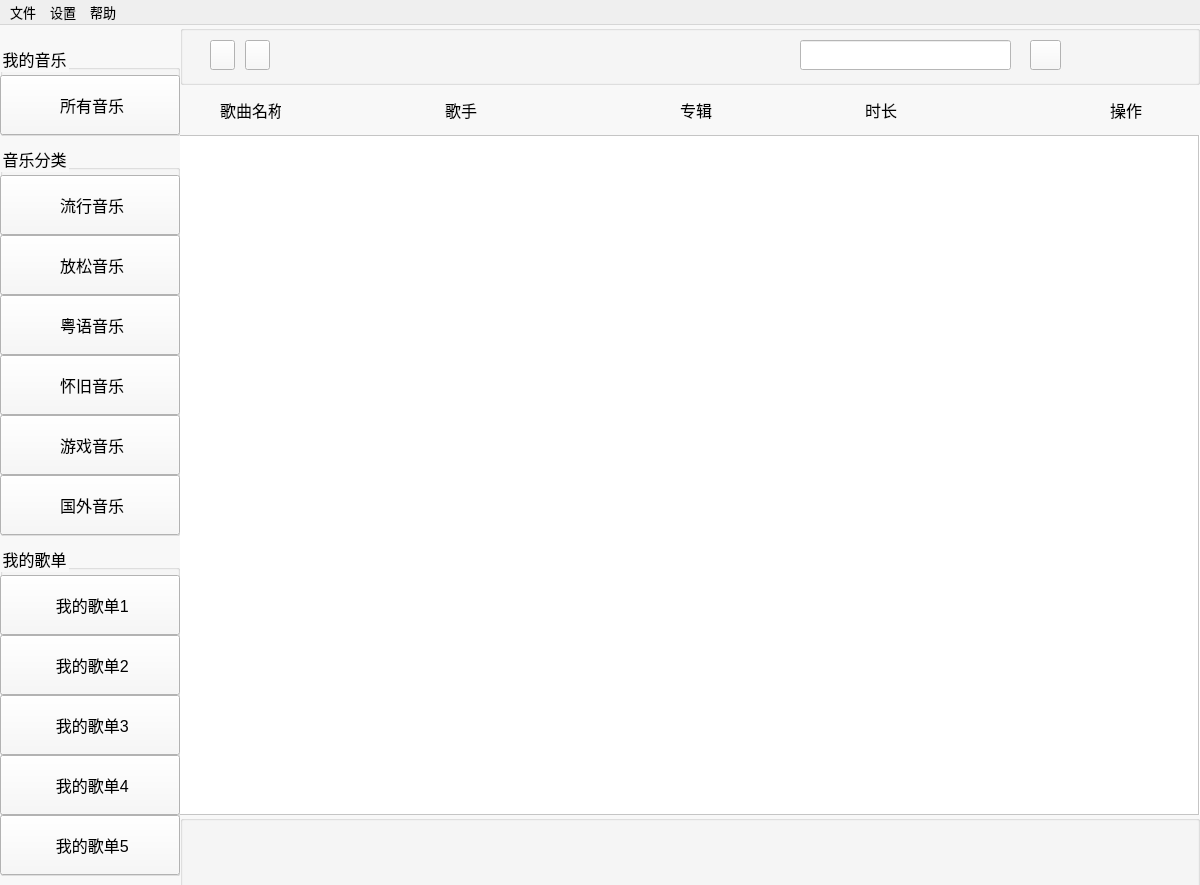
<?xml version="1.0" encoding="UTF-8"?>
<ui version="4.0">
 <class>MainWindow</class>
 <widget class="QMainWindow" name="MainWindow">
  <property name="geometry">
   <rect>
    <x>0</x>
    <y>0</y>
    <width>1200</width>
    <height>885</height>
   </rect>
  </property>
  <property name="font">
   <font>
    <pointsize>9</pointsize>
   </font>
  </property>
  <property name="windowTitle">
   <string>MainWindow</string>
  </property>
  <property name="styleSheet">
   <string notr="true"/>
  </property>
  <widget class="QWidget" name="centralwidget">
   <property name="styleSheet">
    <string notr="true">background-color: rgba(248, 248, 248, 248);</string>
   </property>
   <widget class="QGroupBox" name="groupBox">
    <property name="geometry">
     <rect>
      <x>0</x>
      <y>120</y>
      <width>180</width>
      <height>391</height>
     </rect>
    </property>
    <property name="font">
     <font>
      <pointsize>12</pointsize>
     </font>
    </property>
    <property name="title">
     <string>音乐分类</string>
    </property>
    <widget class="QPushButton" name="pushButton">
     <property name="geometry">
      <rect>
       <x>0</x>
       <y>30</y>
       <width>180</width>
       <height>60</height>
      </rect>
     </property>
     <property name="font">
      <font>
       <pointsize>12</pointsize>
      </font>
     </property>
     <property name="styleSheet">
      <string notr="true"/>
     </property>
     <property name="text">
      <string> 流行音乐</string>
     </property>
     <property name="icon">
      <iconset resource="res.qrc">
       <normaloff>:/image/s2.png</normaloff>:/image/s2.png</iconset>
     </property>
    </widget>
    <widget class="QPushButton" name="pushButton_2">
     <property name="geometry">
      <rect>
       <x>0</x>
       <y>90</y>
       <width>180</width>
       <height>60</height>
      </rect>
     </property>
     <property name="font">
      <font>
       <pointsize>12</pointsize>
      </font>
     </property>
     <property name="styleSheet">
      <string notr="true"/>
     </property>
     <property name="text">
      <string> 放松音乐</string>
     </property>
     <property name="icon">
      <iconset resource="res.qrc">
       <normaloff>:/image/s2.png</normaloff>:/image/s2.png</iconset>
     </property>
    </widget>
    <widget class="QPushButton" name="pushButton_3">
     <property name="geometry">
      <rect>
       <x>0</x>
       <y>150</y>
       <width>180</width>
       <height>60</height>
      </rect>
     </property>
     <property name="font">
      <font>
       <pointsize>12</pointsize>
      </font>
     </property>
     <property name="styleSheet">
      <string notr="true"/>
     </property>
     <property name="text">
      <string> 粤语音乐</string>
     </property>
     <property name="icon">
      <iconset resource="res.qrc">
       <normaloff>:/image/s2.png</normaloff>:/image/s2.png</iconset>
     </property>
    </widget>
    <widget class="QPushButton" name="pushButton_4">
     <property name="geometry">
      <rect>
       <x>0</x>
       <y>210</y>
       <width>180</width>
       <height>60</height>
      </rect>
     </property>
     <property name="font">
      <font>
       <pointsize>12</pointsize>
      </font>
     </property>
     <property name="styleSheet">
      <string notr="true"/>
     </property>
     <property name="text">
      <string> 怀旧音乐</string>
     </property>
     <property name="icon">
      <iconset resource="res.qrc">
       <normaloff>:/image/s2.png</normaloff>:/image/s2.png</iconset>
     </property>
    </widget>
    <widget class="QPushButton" name="pushButton_5">
     <property name="geometry">
      <rect>
       <x>0</x>
       <y>270</y>
       <width>180</width>
       <height>60</height>
      </rect>
     </property>
     <property name="font">
      <font>
       <pointsize>12</pointsize>
      </font>
     </property>
     <property name="styleSheet">
      <string notr="true"/>
     </property>
     <property name="text">
      <string> 游戏音乐</string>
     </property>
     <property name="icon">
      <iconset resource="res.qrc">
       <normaloff>:/image/s2.png</normaloff>:/image/s2.png</iconset>
     </property>
    </widget>
    <widget class="QPushButton" name="pushButton_6">
     <property name="geometry">
      <rect>
       <x>0</x>
       <y>330</y>
       <width>180</width>
       <height>60</height>
      </rect>
     </property>
     <property name="font">
      <font>
       <pointsize>12</pointsize>
      </font>
     </property>
     <property name="styleSheet">
      <string notr="true"/>
     </property>
     <property name="text">
      <string> 国外音乐</string>
     </property>
     <property name="icon">
      <iconset resource="res.qrc">
       <normaloff>:/image/s2.png</normaloff>:/image/s2.png</iconset>
     </property>
    </widget>
   </widget>
   <widget class="QGroupBox" name="groupBox_2">
    <property name="geometry">
     <rect>
      <x>0</x>
      <y>20</y>
      <width>180</width>
      <height>91</height>
     </rect>
    </property>
    <property name="font">
     <font>
      <pointsize>12</pointsize>
     </font>
    </property>
    <property name="title">
     <string>我的音乐</string>
    </property>
    <widget class="QPushButton" name="pushButton_7">
     <property name="geometry">
      <rect>
       <x>0</x>
       <y>30</y>
       <width>180</width>
       <height>60</height>
      </rect>
     </property>
     <property name="font">
      <font>
       <pointsize>12</pointsize>
      </font>
     </property>
     <property name="styleSheet">
      <string notr="true"/>
     </property>
     <property name="text">
      <string> 所有音乐</string>
     </property>
     <property name="icon">
      <iconset resource="res.qrc">
       <normaloff>:/image/s1.png</normaloff>:/image/s1.png</iconset>
     </property>
    </widget>
   </widget>
   <widget class="QGroupBox" name="groupBox_3">
    <property name="geometry">
     <rect>
      <x>0</x>
      <y>520</y>
      <width>180</width>
      <height>331</height>
     </rect>
    </property>
    <property name="font">
     <font>
      <pointsize>12</pointsize>
     </font>
    </property>
    <property name="title">
     <string>我的歌单</string>
    </property>
    <widget class="QPushButton" name="pushButton_8">
     <property name="geometry">
      <rect>
       <x>0</x>
       <y>30</y>
       <width>180</width>
       <height>60</height>
      </rect>
     </property>
     <property name="font">
      <font>
       <pointsize>12</pointsize>
      </font>
     </property>
     <property name="styleSheet">
      <string notr="true"/>
     </property>
     <property name="text">
      <string> 我的歌单1</string>
     </property>
     <property name="icon">
      <iconset resource="res.qrc">
       <normaloff>:/image/s3.png</normaloff>:/image/s3.png</iconset>
     </property>
    </widget>
    <widget class="QPushButton" name="pushButton_9">
     <property name="geometry">
      <rect>
       <x>0</x>
       <y>90</y>
       <width>180</width>
       <height>60</height>
      </rect>
     </property>
     <property name="font">
      <font>
       <pointsize>12</pointsize>
      </font>
     </property>
     <property name="styleSheet">
      <string notr="true"/>
     </property>
     <property name="text">
      <string> 我的歌单2</string>
     </property>
     <property name="icon">
      <iconset resource="res.qrc">
       <normaloff>:/image/s3.png</normaloff>:/image/s3.png</iconset>
     </property>
    </widget>
    <widget class="QPushButton" name="pushButton_10">
     <property name="geometry">
      <rect>
       <x>0</x>
       <y>150</y>
       <width>180</width>
       <height>60</height>
      </rect>
     </property>
     <property name="font">
      <font>
       <pointsize>12</pointsize>
      </font>
     </property>
     <property name="styleSheet">
      <string notr="true"/>
     </property>
     <property name="text">
      <string> 我的歌单3</string>
     </property>
     <property name="icon">
      <iconset resource="res.qrc">
       <normaloff>:/image/s3.png</normaloff>:/image/s3.png</iconset>
     </property>
    </widget>
    <widget class="QPushButton" name="pushButton_11">
     <property name="geometry">
      <rect>
       <x>0</x>
       <y>210</y>
       <width>180</width>
       <height>60</height>
      </rect>
     </property>
     <property name="font">
      <font>
       <pointsize>12</pointsize>
      </font>
     </property>
     <property name="styleSheet">
      <string notr="true"/>
     </property>
     <property name="text">
      <string> 我的歌单4</string>
     </property>
     <property name="icon">
      <iconset resource="res.qrc">
       <normaloff>:/image/s3.png</normaloff>:/image/s3.png</iconset>
     </property>
    </widget>
    <widget class="QPushButton" name="pushButton_12">
     <property name="geometry">
      <rect>
       <x>0</x>
       <y>270</y>
       <width>180</width>
       <height>60</height>
      </rect>
     </property>
     <property name="font">
      <font>
       <pointsize>12</pointsize>
      </font>
     </property>
     <property name="styleSheet">
      <string notr="true"/>
     </property>
     <property name="text">
      <string> 我的歌单5</string>
     </property>
     <property name="icon">
      <iconset resource="res.qrc">
       <normaloff>:/image/s3.png</normaloff>:/image/s3.png</iconset>
     </property>
    </widget>
   </widget>
   <widget class="QStackedWidget" name="stackedWidget">
    <property name="geometry">
     <rect>
      <x>180</x>
      <y>110</y>
      <width>1020</width>
      <height>680</height>
     </rect>
    </property>
    <property name="font">
     <font>
      <pointsize>10</pointsize>
     </font>
    </property>
    <property name="styleSheet">
     <string notr="true">background-color: rgb(255, 255, 255);</string>
    </property>
    <property name="currentIndex">
     <number>0</number>
    </property>
    <widget class="QWidget" name="page_3">
     <widget class="QListWidget" name="listWidget_13">
      <property name="geometry">
       <rect>
        <x>-1</x>
        <y>0</y>
        <width>1020</width>
        <height>680</height>
       </rect>
      </property>
      <property name="styleSheet">
       <string notr="true"/>
      </property>
     </widget>
    </widget>
    <widget class="QWidget" name="page_4">
     <property name="styleSheet">
      <string notr="true"/>
     </property>
     <widget class="QListWidget" name="listWidget_14">
      <property name="geometry">
       <rect>
        <x>-1</x>
        <y>0</y>
        <width>1022</width>
        <height>680</height>
       </rect>
      </property>
     </widget>
    </widget>
    <widget class="QWidget" name="page_5">
     <property name="styleSheet">
      <string notr="true"/>
     </property>
     <widget class="QListWidget" name="listWidget_15">
      <property name="geometry">
       <rect>
        <x>-1</x>
        <y>0</y>
        <width>1022</width>
        <height>680</height>
       </rect>
      </property>
     </widget>
    </widget>
    <widget class="QWidget" name="page_6">
     <property name="styleSheet">
      <string notr="true"/>
     </property>
     <widget class="QListWidget" name="listWidget_16">
      <property name="geometry">
       <rect>
        <x>-1</x>
        <y>0</y>
        <width>1022</width>
        <height>680</height>
       </rect>
      </property>
     </widget>
    </widget>
    <widget class="QWidget" name="page_7">
     <widget class="QListWidget" name="listWidget_17">
      <property name="geometry">
       <rect>
        <x>-1</x>
        <y>0</y>
        <width>1022</width>
        <height>680</height>
       </rect>
      </property>
     </widget>
    </widget>
    <widget class="QWidget" name="page_8">
     <property name="styleSheet">
      <string notr="true"/>
     </property>
     <widget class="QListWidget" name="listWidget_18">
      <property name="geometry">
       <rect>
        <x>-1</x>
        <y>0</y>
        <width>1022</width>
        <height>680</height>
       </rect>
      </property>
     </widget>
    </widget>
    <widget class="QWidget" name="page_9">
     <widget class="QListWidget" name="listWidget_19">
      <property name="geometry">
       <rect>
        <x>-1</x>
        <y>0</y>
        <width>1022</width>
        <height>680</height>
       </rect>
      </property>
     </widget>
    </widget>
    <widget class="QWidget" name="page_10">
     <widget class="QListWidget" name="listWidget_20">
      <property name="geometry">
       <rect>
        <x>-1</x>
        <y>0</y>
        <width>1022</width>
        <height>680</height>
       </rect>
      </property>
     </widget>
    </widget>
    <widget class="QWidget" name="page_11">
     <widget class="QListWidget" name="listWidget_21">
      <property name="geometry">
       <rect>
        <x>-1</x>
        <y>0</y>
        <width>1022</width>
        <height>680</height>
       </rect>
      </property>
     </widget>
    </widget>
    <widget class="QWidget" name="page_12">
     <widget class="QListWidget" name="listWidget_22">
      <property name="geometry">
       <rect>
        <x>-1</x>
        <y>0</y>
        <width>1022</width>
        <height>680</height>
       </rect>
      </property>
     </widget>
    </widget>
    <widget class="QWidget" name="page_13">
     <widget class="QListWidget" name="listWidget_23">
      <property name="geometry">
       <rect>
        <x>-1</x>
        <y>0</y>
        <width>1022</width>
        <height>680</height>
       </rect>
      </property>
     </widget>
    </widget>
    <widget class="QWidget" name="page_14">
     <widget class="QListWidget" name="listWidget_24">
      <property name="geometry">
       <rect>
        <x>-1</x>
        <y>0</y>
        <width>1022</width>
        <height>680</height>
       </rect>
      </property>
     </widget>
    </widget>
   </widget>
   <widget class="QGroupBox" name="groupBox_4">
    <property name="geometry">
     <rect>
      <x>180</x>
      <y>790</y>
      <width>1020</width>
      <height>80</height>
     </rect>
    </property>
    <property name="styleSheet">
     <string notr="true"/>
    </property>
    <property name="title">
     <string/>
    </property>
   </widget>
   <widget class="QGroupBox" name="groupBox_5">
    <property name="geometry">
     <rect>
      <x>180</x>
      <y>0</y>
      <width>1020</width>
      <height>60</height>
     </rect>
    </property>
    <property name="styleSheet">
     <string notr="true"/>
    </property>
    <property name="title">
     <string/>
    </property>
    <widget class="QPushButton" name="pushButton_25">
     <property name="geometry">
      <rect>
       <x>30</x>
       <y>15</y>
       <width>25</width>
       <height>30</height>
      </rect>
     </property>
     <property name="text">
      <string/>
     </property>
     <property name="icon">
      <iconset resource="res.qrc">
       <normaloff>:/image/left.png</normaloff>:/image/left.png</iconset>
     </property>
    </widget>
    <widget class="QPushButton" name="pushButton_26">
     <property name="geometry">
      <rect>
       <x>65</x>
       <y>15</y>
       <width>25</width>
       <height>30</height>
      </rect>
     </property>
     <property name="styleSheet">
      <string notr="true"/>
     </property>
     <property name="text">
      <string/>
     </property>
     <property name="icon">
      <iconset resource="res.qrc">
       <normaloff>:/image/right.png</normaloff>:/image/right.png</iconset>
     </property>
    </widget>
    <widget class="QLineEdit" name="lineEdit">
     <property name="geometry">
      <rect>
       <x>620</x>
       <y>15</y>
       <width>211</width>
       <height>30</height>
      </rect>
     </property>
     <property name="toolTip">
      <string>&lt;html&gt;&lt;head/&gt;&lt;body&gt;&lt;p&gt;&lt;br/&gt;&lt;/p&gt;&lt;/body&gt;&lt;/html&gt;</string>
     </property>
     <property name="whatsThis">
      <string>&lt;html&gt;&lt;head/&gt;&lt;body&gt;&lt;p&gt;&lt;br/&gt;&lt;/p&gt;&lt;/body&gt;&lt;/html&gt;</string>
     </property>
     <property name="styleSheet">
      <string notr="true">background-color: rgb(255, 255, 255);</string>
     </property>
     <property name="inputMask">
      <string/>
     </property>
     <property name="text">
      <string/>
     </property>
    </widget>
    <widget class="QPushButton" name="pushButton_27">
     <property name="geometry">
      <rect>
       <x>850</x>
       <y>15</y>
       <width>31</width>
       <height>30</height>
      </rect>
     </property>
     <property name="styleSheet">
      <string notr="true"/>
     </property>
     <property name="text">
      <string/>
     </property>
     <property name="icon">
      <iconset resource="res.qrc">
       <normaloff>:/image/search.png</normaloff>:/image/search.png</iconset>
     </property>
    </widget>
   </widget>
   <widget class="QLabel" name="label_155">
    <property name="geometry">
     <rect>
      <x>220</x>
      <y>70</y>
      <width>61</width>
      <height>30</height>
     </rect>
    </property>
    <property name="font">
     <font>
      <pointsize>12</pointsize>
     </font>
    </property>
    <property name="text">
     <string>歌曲名称</string>
    </property>
   </widget>
   <widget class="QLabel" name="label_161">
    <property name="geometry">
     <rect>
      <x>445</x>
      <y>70</y>
      <width>41</width>
      <height>30</height>
     </rect>
    </property>
    <property name="font">
     <font>
      <pointsize>12</pointsize>
     </font>
    </property>
    <property name="text">
     <string>歌手</string>
    </property>
   </widget>
   <widget class="QLabel" name="label_160">
    <property name="geometry">
     <rect>
      <x>680</x>
      <y>70</y>
      <width>41</width>
      <height>30</height>
     </rect>
    </property>
    <property name="font">
     <font>
      <pointsize>12</pointsize>
     </font>
    </property>
    <property name="text">
     <string>专辑</string>
    </property>
   </widget>
   <widget class="QLabel" name="label_156">
    <property name="geometry">
     <rect>
      <x>865</x>
      <y>70</y>
      <width>41</width>
      <height>30</height>
     </rect>
    </property>
    <property name="font">
     <font>
      <pointsize>12</pointsize>
     </font>
    </property>
    <property name="text">
     <string>时长</string>
    </property>
   </widget>
   <widget class="QLabel" name="label_162">
    <property name="geometry">
     <rect>
      <x>1110</x>
      <y>70</y>
      <width>41</width>
      <height>30</height>
     </rect>
    </property>
    <property name="font">
     <font>
      <pointsize>12</pointsize>
     </font>
    </property>
    <property name="text">
     <string>操作</string>
    </property>
   </widget>
  </widget>
  <widget class="QMenuBar" name="menuBar">
   <property name="geometry">
    <rect>
     <x>0</x>
     <y>0</y>
     <width>1200</width>
     <height>29</height>
    </rect>
   </property>
   <property name="font">
    <font>
     <pointsize>10</pointsize>
    </font>
   </property>
   <widget class="QMenu" name="menu">
    <property name="title">
     <string>文件</string>
    </property>
    <widget class="QMenu" name="menu_6">
     <property name="title">
      <string>导入到特定歌单</string>
     </property>
     <widget class="QMenu" name="menu1">
      <property name="title">
       <string>分类歌单</string>
      </property>
      <addaction name="action1_6"/>
      <addaction name="action2_4"/>
      <addaction name="action3_3"/>
      <addaction name="action4_3"/>
      <addaction name="action5_2"/>
      <addaction name="action6_2"/>
     </widget>
     <widget class="QMenu" name="menu2">
      <property name="title">
       <string>我的歌单</string>
      </property>
      <addaction name="action1_7"/>
      <addaction name="action2_5"/>
      <addaction name="action3_4"/>
      <addaction name="action4_4"/>
      <addaction name="action5_3"/>
     </widget>
     <addaction name="menu1"/>
     <addaction name="menu2"/>
    </widget>
    <addaction name="actionb_2"/>
    <addaction name="actiona_5"/>
    <addaction name="menu_6"/>
   </widget>
   <widget class="QMenu" name="menu_3">
    <property name="title">
     <string>设置</string>
    </property>
    <widget class="QMenu" name="menu_5">
     <property name="title">
      <string>皮肤设置</string>
     </property>
     <addaction name="action1_8"/>
     <addaction name="action2_3"/>
     <addaction name="action3_5"/>
    </widget>
    <addaction name="menu_5"/>
   </widget>
   <widget class="QMenu" name="menu_4">
    <property name="title">
     <string>帮助</string>
    </property>
    <addaction name="actiona_4"/>
   </widget>
   <addaction name="menu"/>
   <addaction name="menu_3"/>
   <addaction name="menu_4"/>
  </widget>
  <action name="action2">
   <property name="text">
    <string>待开发</string>
   </property>
   <property name="toolTip">
    <string>待开发</string>
   </property>
   <property name="font">
    <font>
     <pointsize>10</pointsize>
    </font>
   </property>
  </action>
  <action name="action3">
   <property name="text">
    <string>待开发</string>
   </property>
   <property name="font">
    <font>
     <pointsize>10</pointsize>
    </font>
   </property>
  </action>
  <action name="action4">
   <property name="text">
    <string>待开发</string>
   </property>
   <property name="font">
    <font>
     <pointsize>10</pointsize>
    </font>
   </property>
  </action>
  <action name="action1_2">
   <property name="text">
    <string>待开发</string>
   </property>
   <property name="font">
    <font>
     <pointsize>10</pointsize>
    </font>
   </property>
  </action>
  <action name="action1_3">
   <property name="text">
    <string>待开发</string>
   </property>
   <property name="font">
    <font>
     <pointsize>10</pointsize>
    </font>
   </property>
  </action>
  <action name="action1_4">
   <property name="text">
    <string>关于作者</string>
   </property>
   <property name="font">
    <font>
     <pointsize>10</pointsize>
    </font>
   </property>
  </action>
  <action name="actiond">
   <property name="text">
    <string>导入单首音乐</string>
   </property>
   <property name="font">
    <font>
     <pointsize>10</pointsize>
    </font>
   </property>
  </action>
  <action name="actione">
   <property name="text">
    <string>导入文件内所有音乐</string>
   </property>
   <property name="font">
    <font>
     <pointsize>10</pointsize>
    </font>
   </property>
  </action>
  <action name="actionc">
   <property name="text">
    <string>通过网页链接播放音乐</string>
   </property>
   <property name="font">
    <font>
     <pointsize>9</pointsize>
    </font>
   </property>
  </action>
  <action name="actiond_2">
   <property name="text">
    <string>通过歌单链接播放音乐</string>
   </property>
   <property name="font">
    <font>
     <pointsize>9</pointsize>
    </font>
   </property>
  </action>
  <action name="actiona_2">
   <property name="text">
    <string>待开发</string>
   </property>
   <property name="font">
    <font>
     <pointsize>9</pointsize>
    </font>
   </property>
  </action>
  <action name="actiona_3">
   <property name="text">
    <string>待开发</string>
   </property>
   <property name="font">
    <font>
     <pointsize>9</pointsize>
    </font>
   </property>
  </action>
  <action name="actiona_4">
   <property name="text">
    <string>关于作者</string>
   </property>
   <property name="font">
    <font>
     <pointsize>9</pointsize>
    </font>
   </property>
  </action>
  <action name="actiona_5">
   <property name="text">
    <string>导入当前音乐</string>
   </property>
   <property name="font">
    <font>
     <pointsize>9</pointsize>
    </font>
   </property>
   <property name="shortcut">
    <string>F2</string>
   </property>
  </action>
  <action name="actionb_2">
   <property name="text">
    <string>选择音乐播放</string>
   </property>
   <property name="font">
    <font>
     <pointsize>9</pointsize>
    </font>
   </property>
   <property name="shortcut">
    <string>F1</string>
   </property>
  </action>
  <action name="actiona_6">
   <property name="text">
    <string>导出单首音乐</string>
   </property>
   <property name="font">
    <font>
     <pointsize>9</pointsize>
    </font>
   </property>
  </action>
  <action name="actionb_3">
   <property name="text">
    <string>导出所有音乐至文件夹</string>
   </property>
   <property name="font">
    <font>
     <pointsize>9</pointsize>
    </font>
   </property>
  </action>
  <action name="action1">
   <property name="text">
    <string>1</string>
   </property>
  </action>
  <action name="action2_2">
   <property name="text">
    <string>2</string>
   </property>
  </action>
  <action name="action3_2">
   <property name="text">
    <string>3</string>
   </property>
  </action>
  <action name="action4_2">
   <property name="text">
    <string>4</string>
   </property>
  </action>
  <action name="action5">
   <property name="text">
    <string>5</string>
   </property>
  </action>
  <action name="action6">
   <property name="text">
    <string>6</string>
   </property>
  </action>
  <action name="action7">
   <property name="text">
    <string>7</string>
   </property>
  </action>
  <action name="action8">
   <property name="text">
    <string>8</string>
   </property>
  </action>
  <action name="action1_6">
   <property name="text">
    <string>流行音乐</string>
   </property>
  </action>
  <action name="action2_4">
   <property name="text">
    <string>放松音乐</string>
   </property>
  </action>
  <action name="action3_3">
   <property name="text">
    <string>粤语音乐</string>
   </property>
  </action>
  <action name="action4_3">
   <property name="text">
    <string>怀旧音乐</string>
   </property>
  </action>
  <action name="action5_2">
   <property name="text">
    <string>游戏音乐</string>
   </property>
  </action>
  <action name="action6_2">
   <property name="text">
    <string>国外音乐</string>
   </property>
  </action>
  <action name="action1_7">
   <property name="text">
    <string>我的歌单1</string>
   </property>
  </action>
  <action name="action2_5">
   <property name="text">
    <string>我的歌单2</string>
   </property>
  </action>
  <action name="action3_4">
   <property name="text">
    <string>我的歌单3</string>
   </property>
  </action>
  <action name="action4_4">
   <property name="text">
    <string>我的歌单4</string>
   </property>
  </action>
  <action name="action5_3">
   <property name="text">
    <string>我的歌单5</string>
   </property>
  </action>
  <action name="action1_8">
   <property name="text">
    <string>默认皮肤</string>
   </property>
  </action>
  <action name="action2_3">
   <property name="text">
    <string>皮肤1</string>
   </property>
  </action>
  <action name="action3_5">
   <property name="text">
    <string>皮肤2</string>
   </property>
  </action>
  <action name="action4_5">
   <property name="text">
    <string>皮肤3</string>
   </property>
  </action>
 </widget>
 <resources>
  <include location="res.qrc"/>
 </resources>
 <connections/>
</ui>
